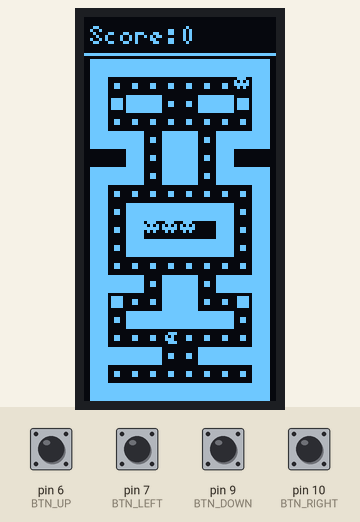
Simulated run of this sketch. Board: Arduino Uno, built with avr-gcc and run on an emulated ATmega328P. Shown: 64×128 one-colour display. Inputs (shaded band) come from the test bench; at power-on: pin 6 (BTN_UP), pin 7 (BTN_LEFT), pin 9 (BTN_DOWN), pin 10 (BTN_RIGHT) HIGH. Random numbers use the default seed unless the sketch sets one.

Above: at 1.27 s.
1.3 s: pin 7 (BTN_LEFT) pulled LOW for 0.15 s
At 1.47 s:
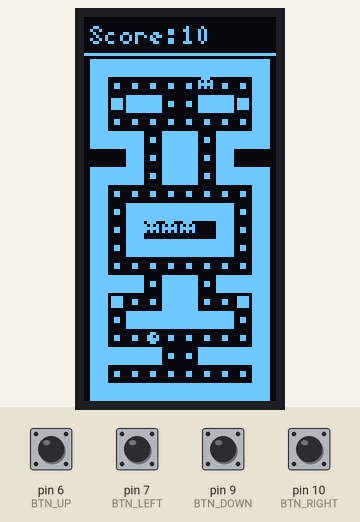
3.1 s: pin 6 (BTN_UP) pulled LOW for 0.15 s
At 3.34 s:
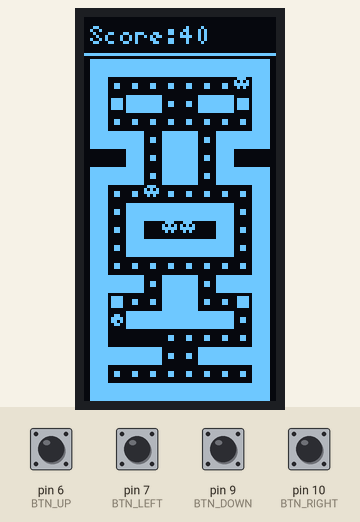
5.1 s: pin 9 (BTN_DOWN) pulled LOW for 0.15 s
At 5.31 s:
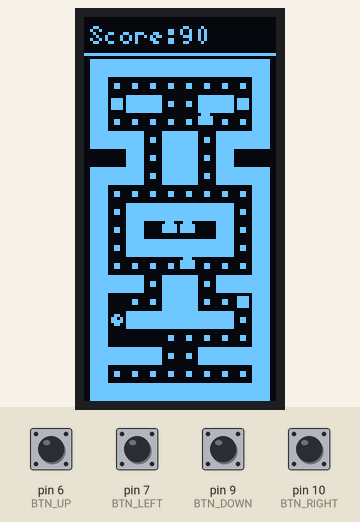
7.7 s: pin 10 (BTN_RIGHT) pulled LOW for 0.15 s
At 7.88 s:
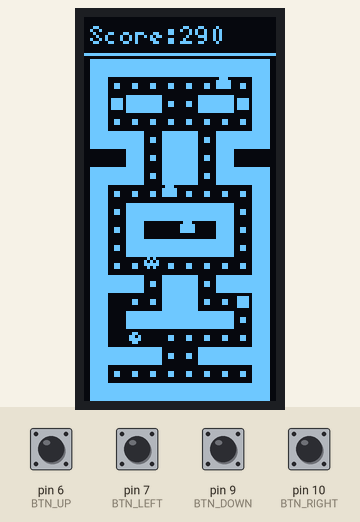
9.9 s: pin 7 (BTN_LEFT) pulled LOW for 1 s
At 10.15 s:
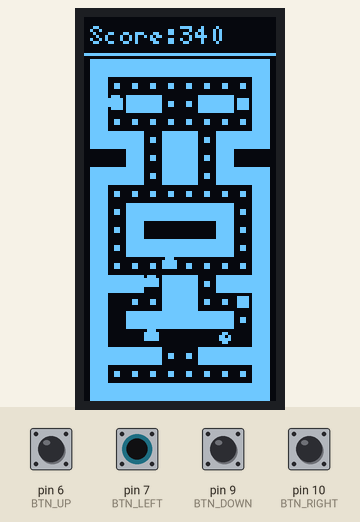
12.4 s: pin 6 (BTN_UP) pulled LOW for 1 s
At 12.58 s:
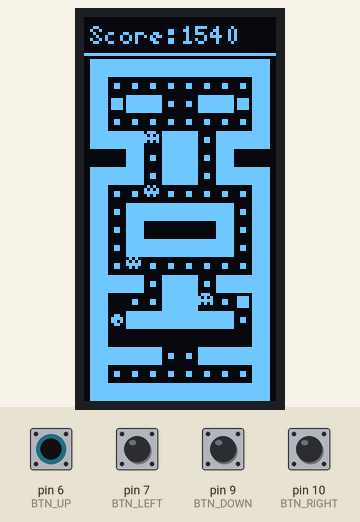

The sketch:

arduino_pacman.ino
```cpp
#include <U8g2lib.h>
#include <limits.h>

// ===== HARDWARE CONFIGURATION =====
U8G2_SH1106_128X64_NONAME_2_HW_I2C u8g2(U8G2_R3, -1, A5, A4);

#define BTN_RIGHT 10
#define BTN_DOWN 9
#define BTN_LEFT 7
#define BTN_UP 6

//=== sprites ===
const unsigned char pacman_closemouth_down_and_right_left_bits[] PROGMEM = {0x06, 0x0B, 0x0F, 0x06};
const unsigned char pacman_closemouth_up_bits[] PROGMEM = {0x06, 0x0F, 0x0B, 0x06};

const unsigned char pacman_openmouth_right_bits[] PROGMEM = {0x0E, 0x05, 0x07, 0x0E};
const unsigned char pacman_openmouth_down_bits[] PROGMEM = {0x06, 0x0D, 0x0F, 0x09};
const unsigned char pacman_openmouth_left_bits[] PROGMEM = {0x07, 0x0A, 0x0E, 0x07};
const unsigned char pacman_openmouth_up_bits[] PROGMEM = {0x09, 0x0F, 0x0B, 0x06};

const unsigned char ghost_frame_1_bits[] PROGMEM = {0x0E, 0x15, 0x1F, 0x15,};
const unsigned char ghost_frame_2_bits[] PROGMEM = {0x0E, 0x15, 0x1F, 0x0A,};

const unsigned char ghost_frightened_frame_1_bits[] PROGMEM = {0x0E, 0x11, 0x11, 0x1F, };
const unsigned char ghost_frightened_frame_2_bits[] PROGMEM = {0x0E, 0x1F, 0x1F, 0x1F, };
const unsigned char ghost_eyes_bits[] PROGMEM = {0x0A, 0x15, 0x1F, 0x0A, };

const unsigned char heart_bits[] PROGMEM = {0x0A, 0x1F, 0x1F, 0x0E, 0x04,}; //5X5

// ==== Direction Constants ====
#define DIR_NONE 0
#define DIR_UP 1
#define DIR_RIGHT 2
#define DIR_DOWN 3
#define DIR_LEFT 4

// ===== MAP CONFIGURATION =====
#define E 0  // Empty Space
#define W 1  // Wall
#define P 2  // Pellet (Food)
#define B 3  // Big Power Pellet

#define map_grid 6

uint8_t original_map[19][10] = {
 // 0  1  2  3  4  5  6  7  8  9
  { W, W, W, W, W, W, W, W, W, W },  // 0
  { W, P, P, P, P, P, P, P, P, W },  // 1
  { W, B, W, W, P, P, W, W, B, W },  // 2
  { W, P, P, P, P, P, P, P, P, W },  // 3
  { W, W, W, P, W, W, P, W, W, W },  // 4
  { E, E, W, P, W, W, P, W, E, E },  // 5
  { W, W, W, P, W, W, P, W, W, W },  // 6
  { W, P, P, P, P, P, P, P, P, W },  // 7
  { W, P, W, W, W, W, W, W, P, W },  // 8
  { W, P, W, E, E, E, E, W, P, W },  // 9
  { W, P, W, W, W, W, W, W, P, W },  // 10
  { W, P, P, P, P, P, P, P, P, W },  // 11
  { W, W, W, P, W, W, P, W, W, W },  // 12
  { W, B, P, P, W, W, P, P, B, W },  // 13
  { W, P, W, W, W, W, W, W, P, W },  // 14
  { W, P, P, P, P, P, P, P, P, W },  // 15
  { W, W, W, W, P, P, W, W, W, W },  // 16
  { W, P, P, P, P, P, P, P, P, W },  // 17
  { W, W, W, W, W, W, W, W, W, W }   // 18
};

uint8_t game_map[19][10];

//==== Game State ====
#define LIFE_SCREEN_DURATION 2000

bool game_over = false;
bool is_pacman_moving = false;
int total_pellets = 76;
uint8_t ghost_mode = 1;//start in scatter mode
uint8_t ghosts_eaten_combo = 0;
unsigned long ghost_mode_start = 0;
unsigned long frightened_start  = 0;
bool showing_life_screen = false;
unsigned long life_screen_start = 0;
bool reverse = false;
int score = 0;

// timers for ghost modes
const unsigned long SCATTER_DURATION   = 7000;
const unsigned long CHASE_DURATION     = 20000;
const unsigned long FRIGHTENED_DURATION = 8000;

//===== Animation configuration ======
#define MOVE_DELAY 100
#define GHOST_ANIM_DELAY 200

unsigned long pacman_last_move_time = 0 ;
bool pacman_mouth_open = true;

unsigned long ghost_last_anim_time = 0;
bool ghost_anim_frame = false;

//==== Game objects ====
struct Pacman {
  int x;
  int y;
  uint8_t lives;
  uint8_t current_direction;
  uint8_t next_direction;
};

struct Ghost {
  int x;
  int y;
  uint8_t direction;
  bool in_house;
  bool is_eaten;
  unsigned long exit_time;
};

Pacman pacman;
Ghost ghosts[4];

// Forward declarations
void setup_game(bool on_gameover);
void draw_pacman_life_page();
void handle_controls();
void draw_gameover();
void move_pacman();
void move_ghosts();
void draw_game();

void setup() {
  u8g2.begin();
  randomSeed(analogRead(0));

  pinMode(BTN_RIGHT, INPUT_PULLUP);
  pinMode(BTN_DOWN, INPUT_PULLUP);
  pinMode(BTN_LEFT, INPUT_PULLUP);
  pinMode(BTN_UP, INPUT_PULLUP);

  setup_game(true);
}

void loop() {
  if (game_over) {
    draw_gameover();
    if (digitalRead(BTN_UP) == LOW || digitalRead(BTN_RIGHT) == LOW || digitalRead(BTN_DOWN) == LOW || digitalRead(BTN_LEFT) == LOW) {
      setup_game(true);
    }

  } else if (showing_life_screen) {
    draw_pacman_life_page();
    if (millis() - life_screen_start >= LIFE_SCREEN_DURATION) {
      showing_life_screen = false;
      setup_game(false);
    }

  } else {
    handle_controls();
    move_pacman();
    move_ghosts();
    draw_game();
  }
}


void setup_game(bool on_gameover){
  if(on_gameover){
    game_over=false;
    score = 0;
    pacman.lives=3;

    //reset  map
    memcpy(game_map, original_map, sizeof(game_map));
  }


  is_pacman_moving= false;

  //init pacman
  pacman.x = 4;
  pacman.y = 15;
  pacman.current_direction=DIR_NONE;
  pacman.next_direction=DIR_NONE;
  pacman_last_move_time=0;

  //init ghosts
  //Also some time for animation
  // Blinky — outside the house already
  ghosts[0].x = 4;
  ghosts[0].y = 7;
  ghosts[0].direction = DIR_LEFT;
  ghosts[0].in_house = false;
  ghosts[0].is_eaten = false;
  ghosts[0].exit_time = 0;

  // Pinky — center left of house
  ghosts[1].x = 3;
  ghosts[1].y = 9;
  ghosts[1].direction = DIR_UP;
  ghosts[1].in_house = true;
  ghosts[1].is_eaten = false;
  ghosts[1].exit_time = millis() + 3000;  // exits after 3s

  // Inky — center of house
  ghosts[2].x = 4;
  ghosts[2].y = 9;
  ghosts[2].direction = DIR_UP;
  ghosts[2].in_house = true;
  ghosts[2].is_eaten = false;
  ghosts[2].exit_time = millis() + 6000;  // exits after 6s

  // Clyde — center right of house
  ghosts[3].x = 5;
  ghosts[3].y = 9;
  ghosts[3].direction = DIR_UP;
  ghosts[3].in_house = true;
  ghosts[3].is_eaten = false;
  ghosts[3].exit_time = millis() + 9000;  // exits after 9s

}

void handle_controls(){
  if (digitalRead(BTN_UP) == LOW && pacman.current_direction != DIR_DOWN) pacman.next_direction = DIR_UP;
  if (digitalRead(BTN_RIGHT) == LOW && pacman.current_direction != DIR_LEFT) pacman.next_direction = DIR_RIGHT;
  if (digitalRead(BTN_DOWN) == LOW && pacman.current_direction != DIR_UP) pacman.next_direction = DIR_DOWN;
  if (digitalRead(BTN_LEFT) == LOW && pacman.current_direction != DIR_RIGHT) pacman.next_direction = DIR_LEFT;
}


void check_collisions(Ghost* ghost){
  if(ghost->x== pacman.x && ghost->y==pacman.y){
    if(ghost_mode==2){//It is in frightened mode..so pacman can eat that
      ghost->is_eaten = true;
      ghosts_eaten_combo++;

      // 200 → 400 → 800 → 1600 per consecutive ghost
      score += 100 * (1 << ghosts_eaten_combo);
    }else{//ghost is chase or scatter mode...so..ghost kills Pac-Man
      pacman.lives--;

      if(pacman.lives==0){
        game_over=true;
        return;
      }

      showing_life_screen = true;
      life_screen_start = millis();
      return;
    }
  }
}

//========MOVEMENT and AI========

bool is_walkable(int col, int row){
  if (col < 0 || col >= 10 || row < 0 || row >= 19) return false;

  uint8_t tile = game_map[row][col];
  return (tile == E || tile == P || tile == B);
}

int calculate_educian_distance(int delta_x , int delta_y){
  return (delta_x*delta_x)+(delta_y*delta_y);
}

uint8_t get_best_direction(Ghost* ghost,int target_x,int target_y) {
  int ghost_x = ghost->x;
  int ghost_y = ghost->y;

  uint8_t best_direction = DIR_NONE;
  int best_distance = INT_MAX;

  int delta_x = ghost_x - target_x;
  int delta_y = ghost_y - target_y;

  for (int i = 0; i < 4; i++) {
    switch (i) {
      case 0: { // up
        if (ghost->direction == DIR_DOWN) continue;

        int new_y = ghost_y - 1;
        if (!is_walkable(ghost_x, new_y)) continue;

        int new_delta_y = new_y - target_y;
        int new_distance = calculate_educian_distance(delta_x, new_delta_y);

        if (new_distance < best_distance) {
          best_distance = new_distance;
          best_direction = DIR_UP;
        }
      break;
      }
      case 1: { // left
        if (ghost->direction == DIR_RIGHT) continue;

        int new_x = ghost_x - 1;
        if (!is_walkable(new_x, ghost_y)) continue;

        int new_delta_x = new_x - target_x;
        int new_distance = calculate_educian_distance(new_delta_x, delta_y);

        if (new_distance < best_distance) {
          best_distance = new_distance;
          best_direction = DIR_LEFT;
        }
      break;
      }
      case 2: { // down
        if (ghost->direction == DIR_UP) continue;

        int new_y = ghost_y + 1;
        if (!is_walkable(ghost_x, new_y)) continue;

        int new_delta_y = new_y - target_y;
        int new_distance = calculate_educian_distance(delta_x, new_delta_y);

        if (new_distance < best_distance) {
          best_distance = new_distance;
          best_direction = DIR_DOWN;
        }
      break;
      }
      case 3: { // right
        if (ghost->direction == DIR_LEFT) continue;

        int new_x = ghost_x + 1;
        if (!is_walkable(new_x, ghost_y)) continue;

        int new_delta_x = new_x - target_x;
        int new_distance = calculate_educian_distance(new_delta_x, delta_y);

        if (new_distance < best_distance) {
          best_distance = new_distance;
          best_direction = DIR_RIGHT;
        }
      break;
      }
    }
  }

  return best_direction;
}

void reverce_direction(Ghost* ghost) {
  switch (ghost->direction) {
    case DIR_UP:
      ghost->direction = DIR_DOWN;
    break;
    case DIR_LEFT:
      ghost->direction = DIR_RIGHT;
    break;
    case DIR_DOWN:
      ghost->direction = DIR_UP;
    break;
    case DIR_RIGHT:
      ghost->direction = DIR_LEFT;
    break;
  }
}

void pick_random_direction(Ghost* ghost){
  uint8_t directions[4] = {DIR_UP, DIR_LEFT, DIR_DOWN, DIR_RIGHT};

  int ghost_x = ghost->x; //col
  int ghost_y = ghost->y; //row

  for (int i = 3; i >= 0; i--) {
    // Fisher-Yates shuffle
    int j = random(0, i + 1);
    uint8_t temp = directions[i];
    directions[i] = directions[j];
    directions[j] = temp;

    uint8_t chosen_dir = directions[i];
    int new_x = ghost_x;
    int new_y = ghost_y;

    // Calculate the new coordinates based on the chosen direction
    switch(chosen_dir){
      case DIR_UP:{
        if(ghost->direction == DIR_DOWN) continue;
        new_y--;
      break;
      }
      case DIR_DOWN:{
        if(ghost->direction == DIR_UP) continue;
        new_y++;
      break;
      }
      case DIR_LEFT:{
        if(ghost->direction == DIR_RIGHT) continue;
        new_x--;
      break;
      }
      case DIR_RIGHT: {
        if(ghost->direction == DIR_LEFT) continue;
        new_x++;

      break;
      }
    }

    // Check if the new position is valid
    if(is_walkable(new_x, new_y)) {
      ghost->x = new_x;
      ghost->y = new_y;
      ghost->direction = chosen_dir;

      return;
    }
  }
}

void chase_pacman(Ghost* ghost, int ghost_index){
  int target_x, target_y;

  switch (ghost_index) {
    case 0:{//blinky
      target_x = pacman.x;
      target_y = pacman.y;
    break;
    }
    case 1:{//pinky
      target_x = pacman.x;
      target_y = pacman.y;

      switch (pacman.current_direction) {
        case DIR_UP:    target_y -= 4; break;
        case DIR_DOWN:  target_y += 4; break;
        case DIR_LEFT:  target_x -= 4; break;
        case DIR_RIGHT: target_x += 4; break;
      }
    break;
    }
    case 2:{//inky
      int pivot_x = pacman.x;
      int pivot_y = pacman.y;

      switch (pacman.current_direction) {
        case DIR_UP:    pivot_y -= 2; break;
        case DIR_DOWN:  pivot_y += 2; break;
        case DIR_LEFT:  pivot_x -= 2; break;
        case DIR_RIGHT: pivot_x += 2; break;
      }

      // double the vector from Blinky to pivot
      target_x = pivot_x + (pivot_x - ghosts[0].x);
      target_y = pivot_y + (pivot_y - ghosts[0].y);
    break;
    }
    case 3:{//clyde
      int dx = ghosts[3].x - pacman.x;
      int dy = ghosts[3].y - pacman.y;

      if ((dx*dx + dy*dy) > 64) { // >8 tiles away
        target_x = pacman.x;
        target_y = pacman.y;
      } else {// bottom-left scatter corner
        target_x = 0;
        target_y = 18;
      }
      break;
    }
  }

  //calculate next ghost position
  ghost-> direction = get_best_direction(ghost, target_x, target_y);

  switch (ghost->direction) {
    case DIR_UP:{
      ghost->y--;
    break;
    }
    case DIR_LEFT:{
      ghost->x--;
    break;
    }
    case DIR_DOWN:{
      ghost->y++;
    break;
    }
    case DIR_RIGHT:{
      ghost->x++;
    break;
    }
  }
}

void enter_scatter_mode(Ghost* ghost,int ghost_index){

  int target_x, target_y;

  switch (ghost_index) {
    case 0://Blinky — top-right
      target_x = 9;
      target_y = 0;
    break;
    case 1://Pinky — top-left
      target_x = 0;
      target_y = 0;
    break;
    case 2://Inky — bottom-right
      target_x = 9;
      target_y = 18;
    break;
    case 3://Clyde — bottom-left
      target_x = 0;
      target_y = 18;
    break;
  }

  //calculate next ghost position
  ghost-> direction = get_best_direction(ghost, target_x, target_y);

  switch (ghost->direction) {
    case DIR_UP:{
      ghost->y--;
    break;
    }
    case DIR_LEFT:{
      ghost->x--;
    break;
    }
    case DIR_DOWN:{
      ghost->y++;
    break;
    }
    case DIR_RIGHT:{
      ghost->x++;
    break;
    }
  }
}

void enter_eaten_mode(Ghost* ghost){
  int target_x=4;
  int target_y=7;

  // arrived..go back into house
  if(ghost->x== target_x && ghost->y== target_y){
    ghost-> is_eaten = false;
    ghost->in_house = true;

    return;
  }

  int new_x = ghost->x, new_y = ghost->y;
  uint8_t direction = get_best_direction(ghost, target_x, target_y);
  switch (direction) {
    case DIR_UP:
      new_y--;
    break;
    case DIR_DOWN:
      new_y++;
    break;
    case DIR_LEFT:
      new_x--;
    break;
    case DIR_RIGHT:
      new_x++;
    break;
  }
  if (is_walkable(new_x, new_y)) {
    ghost->x = new_x;
    ghost->y = new_y;
    ghost->direction = direction;
  }
}

void move_ghosts(){
  unsigned long now = millis();

  // Handle frightened timeout → back to scatter
  if (ghost_mode == 2 && (now - frightened_start >= FRIGHTENED_DURATION)) {
    ghost_mode = 1;
    ghost_mode_start = now;
    reverse = true;
    ghosts_eaten_combo = 0;
  }

  // Handle scatter/chase cycling
  if (ghost_mode == 0 && (now - ghost_mode_start >= CHASE_DURATION)) {
    ghost_mode = 1;
    ghost_mode_start = now;
    reverse = true;
  } else if (ghost_mode == 1 && (now - ghost_mode_start >= SCATTER_DURATION)) {
    ghost_mode = 0;
    ghost_mode_start = now;
    reverse = true;
  }

  for(int i = 0; i < 4; i++){
    Ghost* ghost = &ghosts[i];

    if (ghost->in_house) {
      if (millis() >= ghost->exit_time) {
        ghost->x = 4;    // center exit column
        ghost->y = 7;    // one step outside the house
        ghost->in_house = false;
        ghost->direction = DIR_LEFT;
      }
      continue;  // don't move while still waiting inside
    }

    if (ghost->is_eaten) {
      enter_eaten_mode(ghost);
      continue;
    }

    switch (ghost_mode) {
      case 0: //chase

        if(reverse){
          reverce_direction(ghost);
        }

        chase_pacman(ghost, i);

        break;
      case 1: //scatter
        if(reverse){
          reverce_direction(ghost);
        }

        enter_scatter_mode(ghost, i);

        break;
      case 2: { //frighten
        if(reverse){
          reverce_direction(ghost);
        }

        pick_random_direction(ghost);

        break;
      }
    }

    check_collisions(ghost);
  }

  //reset global flags
  reverse = false;
}

void move_pacman() {
  unsigned long now = millis();
  if (now - pacman_last_move_time < MOVE_DELAY) return;
  pacman_last_move_time = now;

  int next_x = pacman.x;
  int next_y = pacman.y;

  switch (pacman.next_direction) {
    case DIR_UP:    next_y--; break;
    case DIR_RIGHT: next_x++; break;
    case DIR_DOWN:  next_y++; break;
    case DIR_LEFT:  next_x--; break;
  }

  bool moved = false;

  if (pacman.next_direction != DIR_NONE && is_walkable(next_x, next_y)) {
    pacman.current_direction = pacman.next_direction;
    pacman.x = next_x;
    pacman.y = next_y;
    moved = true;
  } else {
    next_x = pacman.x;
    next_y = pacman.y;
    switch (pacman.current_direction) {
      case DIR_UP:    next_y--; break;
      case DIR_RIGHT: next_x++; break;
      case DIR_DOWN:  next_y++; break;
      case DIR_LEFT:  next_x--; break;
    }

    if (pacman.current_direction != DIR_NONE && is_walkable(next_x, next_y)) {
      pacman.x = next_x;
      pacman.y = next_y;
      moved = true;
    }
  }

  if (moved) {
    pacman_mouth_open = !pacman_mouth_open;

    switch (game_map[pacman.y][pacman.x]) {
      case P: // Food
        game_map[pacman.y][pacman.x] = E;
        score += 10;
        total_pellets--;
        break;
      case B: // Power Pellet
        game_map[pacman.y][pacman.x] = E;
        score += 50;
        total_pellets--;
        frightened_start = millis();
        ghost_mode=2;
        reverse = true;
        ghosts_eaten_combo = 0;
        break;
    }

    for (int i = 0; i < 4; i++) {
      if (!ghosts[i].in_house && !ghosts[i].is_eaten) {
        check_collisions(&ghosts[i]);
        if (game_over) return;
      }
    }
  }else {
    pacman.current_direction= DIR_NONE;
    pacman_mouth_open = true;
  }
}

//========= RENDERING ===========
void draw_map(){
  for(int row=0; row <19; row++){
    for(int col=0; col<10; col++){
      //offset score
      int x = 2 + (col * map_grid);
      int y = 14 + (row * map_grid);

      uint8_t tile = game_map[row][col];

      switch (tile) {
        case W:
          u8g2.drawBox(x, y, map_grid, map_grid);
        break;
        case P:
          u8g2.drawBox(x + 2, y + 2, 2, 2);
        break;
        case B:
          u8g2.drawBox(x + 1, y + 1, 4, 4);
        break;
      }
    }
  }
}

void draw_ghost(Ghost* ghost){
  unsigned long now = millis();
  if (now - ghost_last_anim_time >= GHOST_ANIM_DELAY) {
    ghost_anim_frame = !ghost_anim_frame;
    ghost_last_anim_time = now;
  }

  int gx = 2 + (ghost->x * map_grid);
  int gy = 14 + (ghost->y * map_grid);

  const unsigned char* sprite;

  if (ghost->is_eaten) {
    sprite = ghost_eyes_bits;
  } else if (ghost_mode == 2) {
    sprite = ghost_anim_frame ? ghost_frightened_frame_2_bits: ghost_frightened_frame_1_bits;
  } else {
    sprite = ghost_anim_frame ? ghost_frame_2_bits: ghost_frame_1_bits;
  }

  u8g2.drawXBMP(gx, gy, 5, 4, sprite);

}

void draw_pacman(){

  //calculating precise pacman position
  int pacman_x = 2 + (pacman.x * map_grid);
  int pacman_y = 14 + (pacman.y * map_grid);

  const unsigned char* selected_sprite;

  if (pacman_mouth_open) {
    switch (pacman.current_direction) {
      case DIR_UP:
        selected_sprite = pacman_openmouth_up_bits;
      break;
      case DIR_DOWN:
        selected_sprite = pacman_openmouth_down_bits;
      break;
      case DIR_RIGHT:
        selected_sprite = pacman_openmouth_right_bits;
      break;
      case DIR_LEFT:
        selected_sprite = pacman_openmouth_left_bits;
      break;
      default:
        selected_sprite = pacman_openmouth_right_bits;
      break;
    }
  } else {
    switch (pacman.current_direction) {
      case DIR_UP:
        selected_sprite = pacman_closemouth_up_bits;
      break;
      case DIR_DOWN:
      case DIR_RIGHT:
      case DIR_LEFT:
        selected_sprite = pacman_closemouth_down_and_right_left_bits;
      break;
      default:
        selected_sprite = pacman_closemouth_down_and_right_left_bits;
      break;
    }
  }

  u8g2.drawXBMP(pacman_x + 1, pacman_y + 1, 4, 4, selected_sprite);
}

void draw_game() {
  u8g2.firstPage();
  do {
    //Draw score panel
    u8g2.setFont(u8g2_font_5x7_tf);
    u8g2.setCursor(2, 9);
    u8g2.print("Score:");
    u8g2.setCursor(32, 9);
    u8g2.print(score);

    //horizenal divider line
    u8g2.drawHLine(0, 12, 64);

    draw_map();
    draw_pacman();

    //draw ghosts
    for(int i =0; i<4; i++){
      Ghost* ghost = &ghosts[i];

      draw_ghost(ghost);
    }

  } while (u8g2.nextPage());
}

void draw_pacman_life_page() {
  u8g2.firstPage();
  do {
    u8g2.setFont(u8g2_font_5x7_tf);
    u8g2.drawStr(8, 50, "LIFE LOST!");

    // Center hearts horizontally
    int heart_spacing = 7;
    int total_width = (pacman.lives * heart_spacing) - 2;
    int start_x = (64 - total_width) / 2;

    for (int i = 0; i < pacman.lives; i++) {
      u8g2.drawXBMP(start_x + (i * heart_spacing), 65, 5, 5, heart_bits);
    }
  } while (u8g2.nextPage());
}

void draw_gameover(){

  u8g2.firstPage();
  do {
    u8g2.setFont(u8g2_font_5x7_tf);

    //show gameover
    u8g2.drawStr(8, 30, "GAME OVER");

    //show score
    u8g2.setCursor(10, 45);
    u8g2.print("SCORE: ");
    u8g2.print(score);

    //show continue instruction
    u8g2.drawStr(8, 75, "Press any");
    u8g2.drawStr(8, 90, "key..");

  } while (u8g2.nextPage());
}
```
